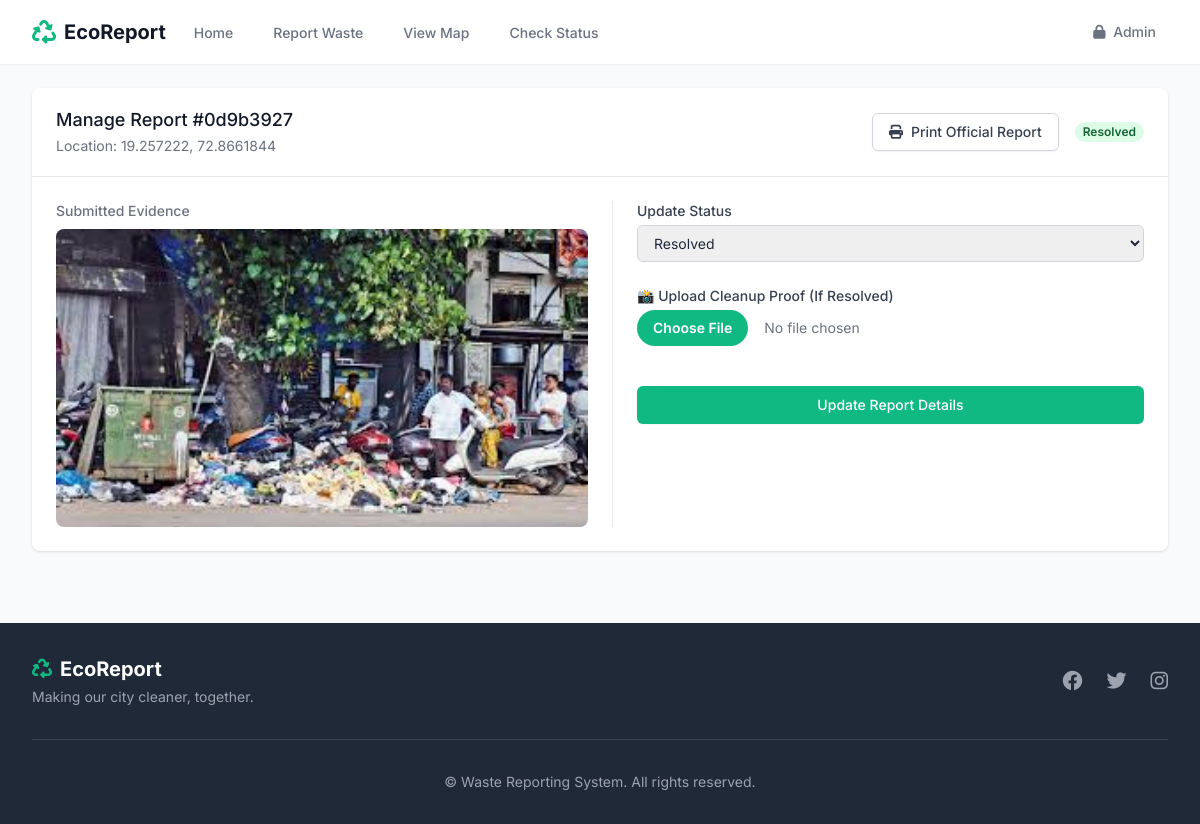
Screenshot of /admin/report/0d9b3927 (signed in) with the database file from the repository.
### tables this page shows
CREATE TABLE reports (
            id TEXT PRIMARY KEY,
            description TEXT,
            location_name TEXT, 
            severity TEXT,
            latitude REAL,
            longitude REAL,
            image_path TEXT,
            status TEXT DEFAULT 'Pending',
            cleanup_image_path TEXT,
            created_at TIMESTAMP DEFAULT CURRENT_TIMESTAMP
        , ai_confidence INTEGER, updated_at TIMESTAMP);

### app.py (the view, shortened to what this page needs)
@app.route('/admin/report/<id>', methods=['GET', 'POST'])
def admin_report_detail(id):
    if 'admin' not in session: return redirect(url_for('admin_login'))
    conn = sqlite3.connect('database.db')
    conn.row_factory = sqlite3.Row
    c = conn.cursor()
    c.execute("SELECT * FROM reports WHERE id=?", (id,))
    report = c.fetchone()
    conn.close()
    return render_template('admin/report_detail.html', report=report)

### templates/admin/report_detail.html (shortened to what this page needs)
{% extends 'base.html' %}
{% block content %}
<div class="max-w-7xl mx-auto py-6 sm:px-6 lg:px-8">
    <div class="bg-white shadow overflow-hidden sm:rounded-lg">
        <div class="px-4 py-5 sm:px-6 flex justify-between items-center border-b border-gray-200">
            <div>
                <h3 class="text-lg leading-6 font-medium text-gray-900">
                    Manage Report #{{ report.id }}
                </h3>
                <p class="mt-1 max-w-2xl text-sm text-gray-500">
                    Location: {{ report.latitude }}, {{ report.longitude }}
                </p>
            </div>
            <div class="flex items-center gap-4">
                <button onclick="window.print()"
                    class="inline-flex items-center px-4 py-2 border border-gray-300 shadow-sm text-sm font-medium rounded-md text-gray-700 bg-white hover:bg-gray-50 focus:outline-none focus:ring-2 focus:ring-offset-2 focus:ring-primary">
                    <i class="fas fa-print mr-2"></i> Print Official Report
                </button>
                <span class="px-2 inline-flex text-xs leading-5 font-semibold rounded-full
                    {% if report.status == 'Resolved' %} bg-green-100 text-green-800
                    {% elif report.status == 'In Progress' %} bg-yellow-100 text-yellow-800
                    {% else %} bg-red-100 text-red-800 {% endif %}">
                    {{ report.status }}
                </span>
            </div>
        </div>
        <div class="grid grid-cols-1 md:grid-cols-2 gap-6 p-6">
            <div>
                <h4 class="text-sm font-medium text-gray-500 mb-2">Submitted Evidence</h4>
                <div class="aspect-w-4 aspect-h-3 bg-gray-200 rounded-lg overflow-hidden">
                    <img src="{{ url_for('static', filename='uploads/' + report.image_path) }}"
                        class="object-cover w-full h-full" alt="Waste photo">
                </div>
            </div>
            <div class="border-l pl-0 md:pl-6 border-transparent md:border-gray-200">
                <form method="POST" enctype="multipart/form-data" class="space-y-6">
                    <div>
                        <label class="block text-sm font-medium text-gray-700">Update Status</label>
                        <select name="status"
                            class="mt-1 block w-full pl-3 pr-10 py-2 text-base border-gray-300 focus:outline-none focus:ring-primary focus:border-primary sm:text-sm rounded-md border">
                            <option value="Resolved" {% if report.status=='Resolved' %}selected{% endif %}>Resolved
                            </option>
                        </select>
                    </div>
                    <div>
                        <label class="block text-sm font-medium text-gray-700">📸 Upload Cleanup Proof (If
                            Resolved)</label>
                        <input type="file" name="cleanup_image"
                            class="mt-1 block w-full text-sm text-gray-500 file:mr-4 file:py-2 file:px-4 file:rounded-full file:border-0 file:text-sm file:font-semibold file:bg-primary file:text-white hover:file:bg-green-600">
                    </div>
                    <div class="pt-4">
                        <button type="submit"
                            class="w-full inline-flex justify-center py-2 px-4 border border-transparent shadow-sm text-sm font-medium rounded-md text-white bg-primary hover:bg-green-600 focus:outline-none focus:ring-2 focus:ring-offset-2 focus:ring-primary">
                            Update Report Details
                        </button>
                    </div>
                </form>
            </div>
        </div>
    </div>
</div>
{% endblock %}

### templates/base.html (style rules this page uses)
body { font-family: 'Inter', sans-serif; background-color: #F9FAFB; }

### rows the page displays
reports: id "0d9b3927", latitude "19.257222", longitude "72.8661844", status "Resolved", image_path (picture)
